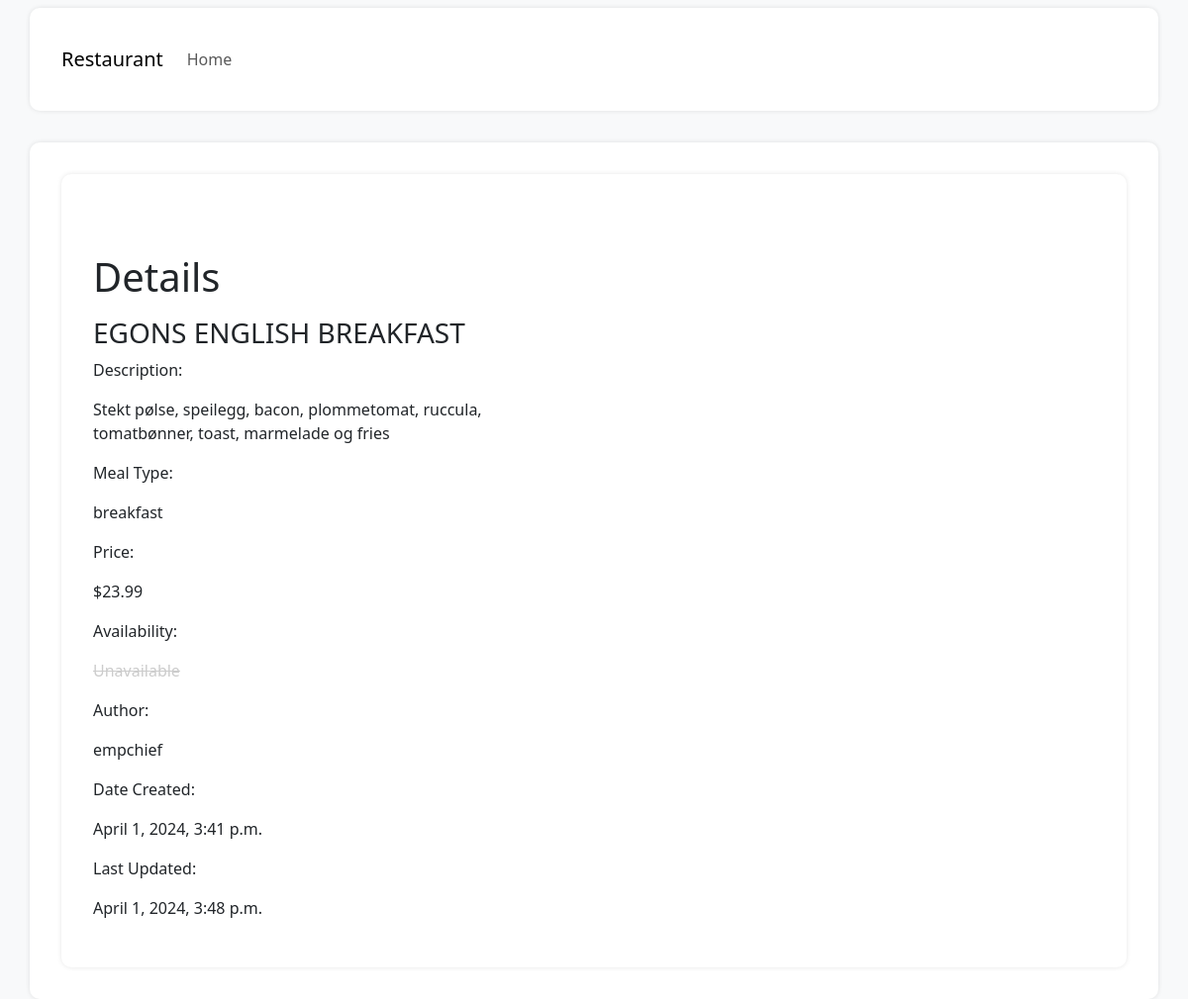
Page /dish/3/ on the committed database.
### resturant/models.py (models this page shows, shortened)
class Dish(models.Model):
    MEAL_TYPES = (
        ('breakfast', 'Breakfast'),
        ('lunch', 'Lunch'),
        ('dinner', 'Dinner'),
        ('snack', 'Snack'),
        ('other', 'Other'),
    )
    AVAILABILITY_STATUS = (
        (0, 'Available'),
        (1, 'Unavailable'),
    )
    name = models.CharField(max_length=100, unique=True)
    description = models.TextField(blank=True, null=True)
    price = models.DecimalField(decimal_places=2, max_digits=8)
    meal_type = models.CharField(choices=MEAL_TYPES, max_length=10)
    author = models.ForeignKey(User, on_delete=models.PROTECT)
    availability_status = models.PositiveSmallIntegerField(
        choices=AVAILABILITY_STATUS, default=0)
    date_created = models.DateTimeField(auto_now_add=True)
    date_updated = models.DateTimeField(auto_now=True)

### resturant/views.py (the view)
# urls.py: path('dish/<int:pk>/', views.MenuDetail.as_view(), name='dish_detail'),
class MenuDetail(generic.DetailView):
    model = Dish
    template_name = 'resturant/menu_detail.html'

### resturant/templates/resturant/menu_detail.html (shortened to what this page needs)
{% extends 'resturant/base.html' %}
{% block content %}
<div class="container">
    <h1 class="mt-5">Details</h1>
    <div class="dish-details">
        <div class="row">
            <div class="col-md-6">
                <h3>{{ dish.name }}</h3>
                <p class="label">Description:</p>
                <p>{{ dish.description }}</p>
                <p class="label">Meal Type:</p>
                <p>{{ dish.meal_type }}</p>
                <p class="label">Price:</p>
                <p>${{ dish.price }}</p>
                <p class="label">Availability:</p>
                {% if dish.availability_status == 0 %}
                    <p>Available</p>
                {% else %}
                    <p class="unavailable">Unavailable</p>
                {% endif %}
                <p class="label">Author:</p>
                <p>{{ dish.author.username }}</p>
                <p class="label">Date Created:</p>
                <p>{{ dish.date_created }}</p>
                <p class="label">Last Updated:</p>
                <p>{{ dish.date_updated }}</p>
            </div>
        </div>
    </div>
</div>
{% endblock %}

### resturant/templates/resturant/base.html (style rules this page uses)
body { background-color: #f8f9fa; }
.container { padding: 2rem 2rem; background-color: #fff; border-radius: 10px; box-shadow: 0 0 5px rgba(0, 0, 0, 0.1); }
h1 { font-size: 2.5rem; margin-bottom: 1rem; }
.unavailable { text-decoration: line-through; color: #ccc; }

### rows in the picture
Dish: name "EGONS ENGLISH BREAKFAST", description "Stekt pølse, speilegg, bacon, plommetomat, ruccula, tomatbønner, toast, marmelade og fries", meal_type "breakfast", price "23.99", author.username "empchief", date_created "April 1, 2024, 3:41 p.m.", date_updated "April 1, 2024, 3:48 p.m."
